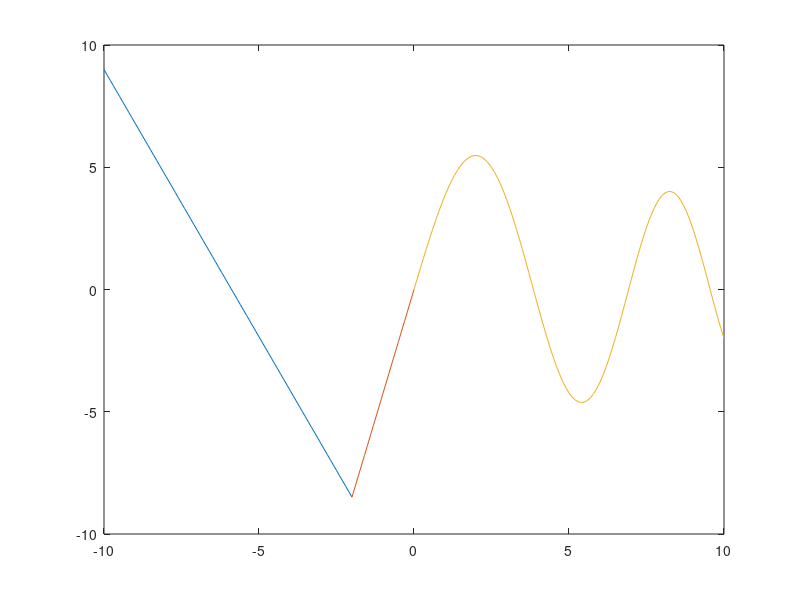

MATLAB code for this plot: (Note: this script raises an error after producing the figure.)
clc; clear all;

x1 = -10:0.1:-2;
x2 = -2:0.1:0;
x3 = 0:0.1:10;

y1 = -2.186.*x1 - 12.864;
y2 = 4.246.*x2;
y3 = 10.*exp(-0.05.*x3 - 0.5).*sin(0.03.*x3.^2 + 0.7.*x3);

hold on
plot(x1, y1); plot(x2, y2); plot(x3, y3)
box on

gtext('function_{1}(-2.186x-12.864)')
gtext('function_{2}(4.246x)')
gtext('function_{3}(10e^{-0.05x-0.5}sin(0.03x^{2}+0.7x))')
